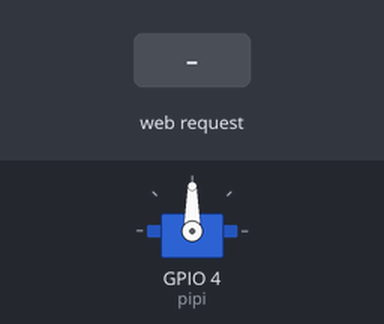
This sketch was run on a simulated ESP8266 (NodeMCU). Shown: servo. The inputs (shaded band) are chosen by the test bench. WiFi joins after 1.5 s; servers stay silent unless stated; what the sketch prints to the serial monitor is not drawn.

Above: at 2.7 s.
2.8 s: HTTP request GET /1/1 received
At 3.4 s:
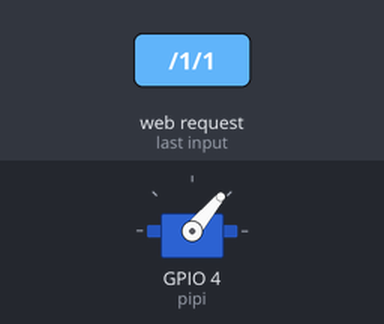
4.3 s: HTTP request GET /1/0 received
At 4.6 s:
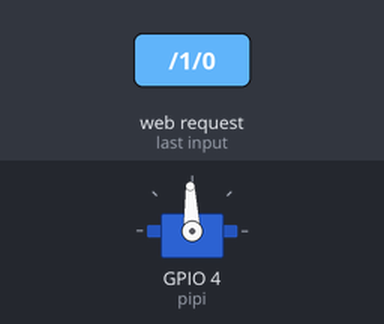
Timing chart, 0 to 7.3 s (numbered marks = the images above; inputs shaded):
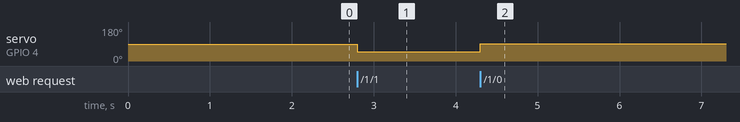

Measured:
- after the input at 2.8 s, servo on GPIO 4 (pipi): 90° → 50° at once
- after the input at 4.3 s, servo on GPIO 4 (pipi): 50° → 92° at once

The sketch:

audio_swich.ino
```cpp
#include <ESP8266WiFi.h>
#include <Servo.h>

Servo pipi;
const char* ssid = "Buffalo-G-7470";
const char* password = "5ipjsmgunw55s";

WiFiServer server(80);


void setup() {
  pipi.attach(4);

  Serial.begin(115200);
  delay(10);
  Serial.println();
  Serial.print("Connecting to ");
  Serial.println(ssid);

  WiFi.mode(WIFI_STA);
  WiFi.begin(ssid, password);

  while (WiFi.status() != WL_CONNECTED) {
    delay(500);
    Serial.print(".");
  }
  Serial.println("");
  Serial.println("WiFi connected");

  // Start the server
  server.begin();
  Serial.println("Server started");

  // Print the IP address
  Serial.println(WiFi.localIP());
}

void loop() {
 WiFiClient client = server.available();
  if (!client) {
    return;
  }

  // Wait until the client sends some data
  Serial.println("new client");
  while(!client.available()){
    delay(1);
  }

  // Read the first line of the request_1
  String req = client.readStringUntil('\r');
  Serial.println(req);
  client.flush();
  if (req.indexOf("/1/0") != -1){

   pipi.write(92);}

  else if (req.indexOf("/1/1") != -1){
   pipi.write(50);}
}
```
